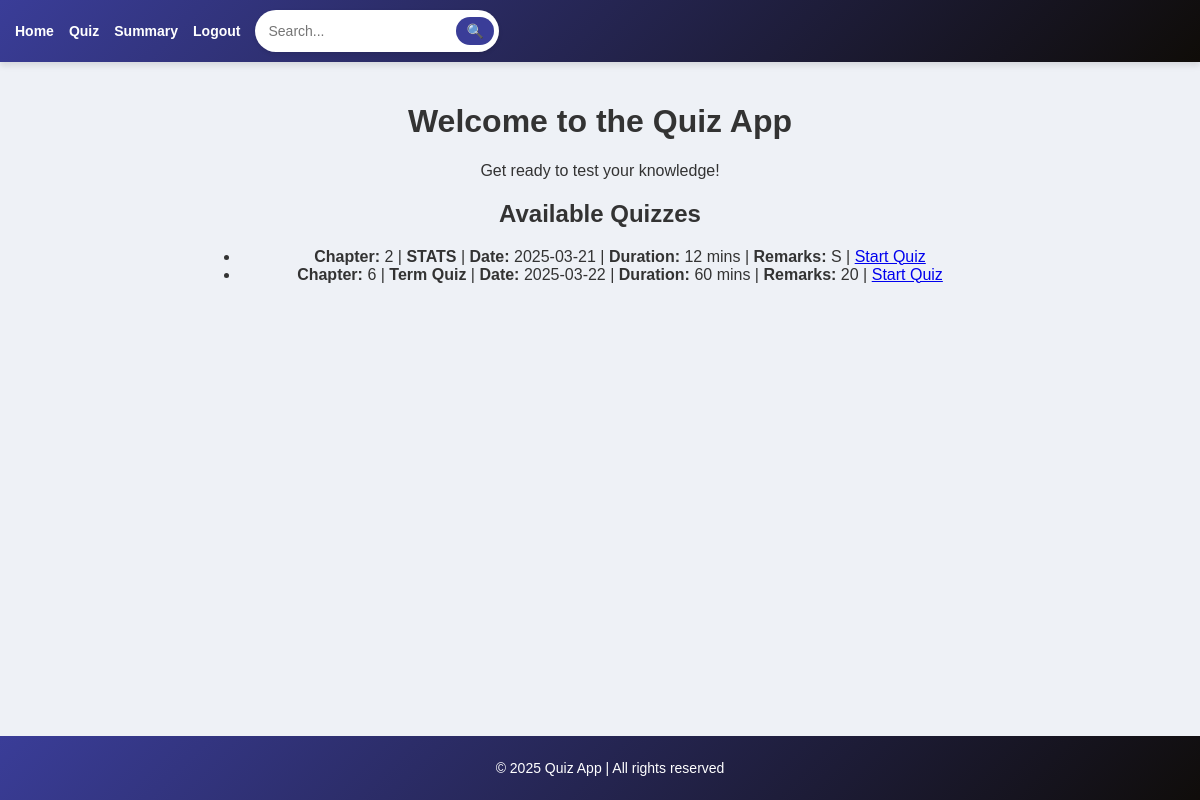
/user_dashboard (signed in), run on an earlier commit of the app's database.
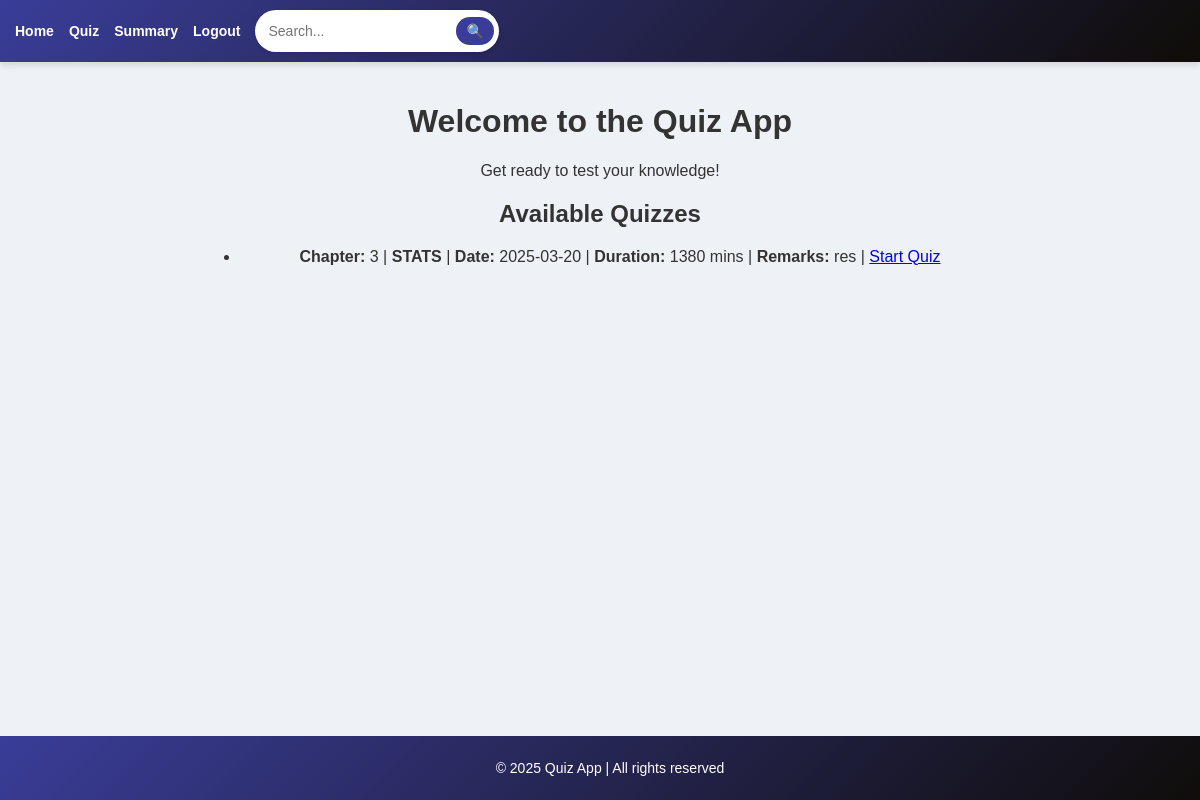
And on a later commit of the database.
### models.py (models this page shows, shortened)
class Quiz(db.Model):
    __tablename__ = 'quiz'
    id = db.Column(db.Integer, primary_key=True)
    chapter_id = db.Column(db.Integer, db.ForeignKey('chapters.id'), nullable=False)
    name = db.Column(db.String(225), unique=True, nullable=False)
    date_of_quiz = db.Column(db.Date, nullable=True)
    time_duration = db.Column(db.Integer, nullable=True)
    remarks = db.Column(db.String(255), nullable=True)
    chapter = db.relationship('Chapter', back_populates='quizzes')
    scores = db.relationship('Score', backref='quiz', lazy=True)

### app.py (the view)
@app.route('/user_dashboard')
@user_required
def user_dashboard():
    quiz = Quiz.query.order_by(Quiz.date_of_quiz).all()
    return render_template('user_dashboard.html', quiz=quiz)

### app.py (called while the page is built)
def user_required(f):
    @wraps(f)
    def decorated_function(*args, **kwargs):
        if "user_id" not in session or session.get('user_role') != 'user':
            flash("Unauthorized access!", "danger")
            return redirect(url_for("login"))
        return f(*args, **kwargs)
    return decorated_function

### templates/user_dashboard.html (shortened to what this page needs)
{% extends 'base.html' %}
{% block content %}
    <h1 class="text-center">Welcome to the Quiz App</h1>
    <p class="text-center">Get ready to test your knowledge!</p>
    <h2 class="text-center">Available Quizzes</h2>
    <ul class="list-group">
        {% for quiz in quiz %}
        <li class="list-group-item">
            <strong>Chapter:</strong> {{ quiz.chapter_id }} |
            <strong>{{ quiz.name }}</strong> |
            <strong>Date:</strong> {{ quiz.date_of_quiz }} |
            <strong>Duration:</strong> {{ quiz.time_duration }} mins |
            <strong>Remarks:</strong> {{ quiz.remarks }} |
            <a class="btn btn-primary btn-sm float-end" href="{{ url_for('take_quiz', quiz_id=quiz.id) }}">Start Quiz</a>
        </li>
        {% else %}
            <li class="list-group-item">No quizzes available at the moment.</li>
        {% endfor %}
    </ul>
{% endblock %}

### templates/base.html (shortened to what this page needs)
<!DOCTYPE html>
<html lang="en">
<head>
</head>
<body>
    <nav>
        <ul>
            <li><a href="{{ url_for('index') }}">Home</a></li>
            <li><a href="{{ url_for('get_quiz') }}">Quiz</a></li>
            <li><a href="{{ url_for('summary') }}">Summary</a></li>
            <li><a href="{{ url_for('logout') }}">Logout</a></li>
            <li>
                <form action="{{ url_for('search') }}" method="GET" class="search-form">
                    <input type="text" name="query" placeholder="Search..." required>
                    <button type="submit">🔍</button>
                </form>
            </li>
        </ul>
    </nav>
    <main>
        {% block content %}
        {% endblock %}
    </main>
    <footer>
        <p>&copy; 2025 Quiz App | All rights reserved</p>
    </footer>
</body>
</html>

### templates/base.html (style rules this page uses)
form { background: white; padding: 10px; border-radius: 10px; box-shadow: 0px 5px 15px rgba(0, 0, 0, 0.1); }
input, select { border: 2px solid #3a3d98; border-radius: 10px; padding: 8px; }
button { font-size: 14px; font-weight: bold; padding: 8px 12px; }
body { font-family: 'Poppins', Arial, sans-serif; margin: 0; padding: 0; background-color: #eef1f6; color: #333; }
nav { background: linear-gradient(135deg, #3a3d98, #0f0c08); padding: 10px 15px; box-shadow: 0 4px 6px rgba(0, 0, 0, 0.1); }
nav ul { list-style: none; padding: 0; margin: 0; display: flex; align-items: center; }
nav ul li { margin-right: 15px; }
nav ul li a { color: white; text-decoration: none; font-weight: bold; font-size: 14px; transition: color 0.3s; }
.search-form { display: flex; align-items: center; background: white; border-radius: 25px; padding: 5px; box-shadow: 0 2px 4px rgba(0, 0, 0, 0.1); }
.search-form input { padding: 8px; border: none; border-radius: 25px; outline: none; width: 180px; font-size: 14px; }
.search-form button { padding: 6px 10px; background-color: #3a3d98; color: white; border: none; border-radius: 25px; cursor: pointer; font-size: 14px; transition: background 0.3s; }
main { padding: 20px; text-align: center; max-width: 800px; margin: auto; }
footer { text-align: center; padding: 10px; background: linear-gradient(135deg, #3a3d98, #0f0c08); color: white; position: fixed; bottom: 0; width: 100%; font-size: 14px; }

What changed in the data, as far as the page shows it:
removed Quiz: chapter_id "2", name "STATS", date_of_quiz "2025-03-21", time_duration "12", remarks "S"
removed Quiz: chapter_id "6", name "Term Quiz", date_of_quiz "2025-03-22", time_duration "60", remarks "20"
added Quiz: chapter_id "3", name "STATS", date_of_quiz "2025-03-20", time_duration "1380", remarks "res"
